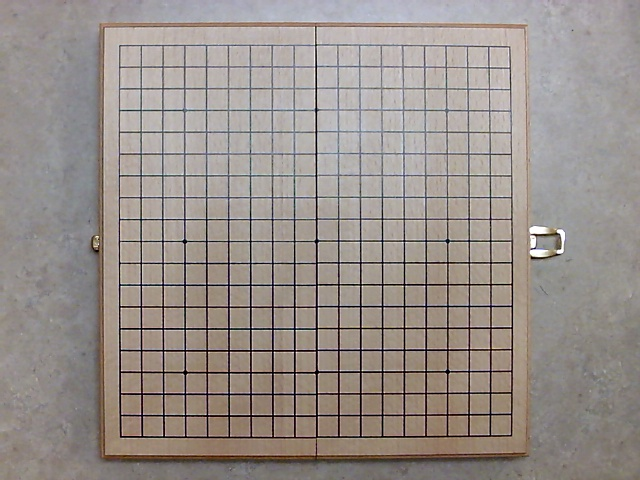
//> input picture GoImage/emptyboard.jpg, 640 x 480 px, given in place of the camera
$ ./GoImage   (built with g++ and OpenCV 4)
//> lines starting //> are read from the running program, lines starting //| are printed output that depends on the picture; after the words box and inside, x2 and y2 are one past the last pixel; in counts of white or black regions, pixels touching at a corner belong together
### GoImage/Tile.h
#pragma once

#ifndef TILE_H
#define TILE_H

class EnclosedArea;
enum class TileType
{
	Empty,
	WhiteStone,
	BlackStone,
	NorthWall,
	EastWall,
	SouthWall,
	WestWall
};

class Tile
{
public:
	Tile(int x, int y);
	~Tile();

	TileType getContents();
	void setContents(TileType newContents);

	int getX();
	int getY();

	EnclosedArea* getArea();
	void setArea(EnclosedArea* e);

	static TileType getOppositeColourStone(TileType stone);

private:
	TileType contents;
	const int xPos;
	const int yPos;
	EnclosedArea* myArea = nullptr;
};

#endif

### GoImage/EnclosedArea.h
#pragma once
#include "Tile.h"
#include<vector>
#include<queue>

#ifndef ENCLOSEDAREA_H
#define ENCLOSEDAREA_H

class EnclosedArea
{
public:
	EnclosedArea(TileType enclosedBy);
	~EnclosedArea();
	void assignToArea(Tile* t);
	static EnclosedArea* doFloodFill(Tile* t, TileType enclosedBy, std::vector<std::vector<Tile*>> tiles);
	int getNumTilesEnclosed();
	void setEncounteredWall(TileType wall);
	TileType getEnclosingType();
	std::vector<Tile*> getTilesEnclosed();
private:
	std::vector<Tile*> includedTiles = std::vector<Tile*>();
	std::vector<TileType> encounteredWalls = std::vector<TileType>();
	TileType enclosedBy; //Either a stone colour, or Empty.
	void removeTileFromArea(Tile* t);
};

#endif

### GoImage/GoBoard.h

#pragma once
#include<vector>
#include<iostream>
#include "EnclosedArea.h"

#ifndef GOBOARD_H
#define GOBOARD_H

struct scoreStruct
{
	int whiteScore;
	int blackScore;
	int whiteTotalArea;
	int blackTotalArea;
};

class GoBoard
{
public:
	GoBoard();
	~GoBoard();

	Tile* getTileAt(int x, int y);
	Tile** getTileNeighbours(int x, int y);

	void placeStone(TileType stone, int x, int y);

	void findEnclosedAreas();
	std::vector<EnclosedArea*> getAreas();

	scoreStruct calculateScores();
private:

	std::vector<std::vector<Tile*>> tiles;
	std::vector<EnclosedArea*> areas = std::vector<EnclosedArea*>();

	void findAreasEnclosedBy(TileType stone);
	void removeOutsideAreas();
	static bool isSuitableForFloodFill(Tile* t, TileType stone);
};

#endif

### GoImage/Tile.cpp
#include "Tile.h"

Tile::Tile(int x, int y)
	: xPos(x), yPos(y), contents(TileType::Empty)
{
}

Tile::~Tile()
{
}

TileType Tile::getContents()
{
	return contents;
}

void Tile::setContents(TileType newContents)
{
	contents = newContents;
}

// [35 lines left out: functions getX, getY, getArea, setArea, getOppositeColourStone, not called in this run]

### GoImage/GoBoard.cpp
#include "GoBoard.h"

GoBoard::GoBoard()
{
	tiles = std::vector<std::vector<Tile*>>();
	for (size_t i = 0; i < 21; i++)
	{
		std::vector<Tile*> rowVector = std::vector<Tile*>();
		for (size_t j = 0; j < 21; j++)
		{
			Tile* t = new Tile(static_cast<int>(i), static_cast<int>(j));
			if (i == 0)
			{
				t->setContents(TileType::WestWall);
			}
			else if (i == 20)
			{
				t->setContents(TileType::EastWall);
			}
			else if (j == 0)
			{
				t->setContents(TileType::NorthWall);
			}
			else if (j == 20)
			{
				t->setContents(TileType::SouthWall);
			}
			rowVector.push_back(t);
		}
		tiles.push_back(rowVector);
	}
}


GoBoard::~GoBoard()
{
}

Tile* GoBoard::getTileAt(int x, int y)
{
	if (x > 20 || y > 20)
	{
		return nullptr;
	}
	else
	{
		return tiles[x][y];

	}
}

// [39 lines left out: functions placeStone, getTileNeighbours, getAreas, not called in this run]

scoreStruct GoBoard::calculateScores()
{
	if (areas.size() == 0)
	{ //the areas have not yet been found
		findEnclosedAreas();
	}
	int whiteNum = 0;
	int blackNum = 0;
	int whiteArea = 0;
	int blackArea = 0;
	for (std::vector<Tile*> yVector : tiles)
	{
		for (Tile* tile : yVector)
		{
			TileType tc = tile->getContents();
			if (tc == TileType::WhiteStone)
			{
				whiteNum++;
			}
			else if (tc == TileType::BlackStone)
			{
				blackNum++;
			}
		}
	}
	for (EnclosedArea* a : areas)
	{
		if (a->getEnclosingType() == TileType::WhiteStone)
		{
			whiteArea += a->getNumTilesEnclosed();
		}
		if (a->getEnclosingType() == TileType::BlackStone)
		{
			blackArea += a->getNumTilesEnclosed();
		}
	}
	return { whiteNum + whiteArea, blackNum + blackArea, whiteArea, blackArea };
}

void GoBoard::findEnclosedAreas()
{
	findAreasEnclosedBy(TileType::WhiteStone);
	removeOutsideAreas();
	findAreasEnclosedBy(TileType::BlackStone);
}

void GoBoard::findAreasEnclosedBy(TileType stone)
{
	for (std::vector<Tile*> yVector : tiles)
	{
		for (Tile* tile : yVector)
		{
			if (tile->getContents() != stone)
			{
				continue;
			}
			Tile* north = getTileAt(tile->getX(), tile->getY() + 1);
			Tile* south = getTileAt(tile->getX(), tile->getY() - 1);
			Tile* east = getTileAt(tile->getX() + 1, tile->getY());
			Tile* west = getTileAt(tile->getX() - 1, tile->getY());
			if (isSuitableForFloodFill(north, stone))
			{
				EnclosedArea* newArea = EnclosedArea::doFloodFill(north, stone, tiles);
				if (newArea != nullptr)
				{
					areas.push_back(newArea);
				}
			}
			if (isSuitableForFloodFill(south, stone))
			{
				EnclosedArea* newArea = EnclosedArea::doFloodFill(south, stone, tiles);
				if (newArea != nullptr)
				{
					areas.push_back(newArea);
				}
			}
			if (isSuitableForFloodFill(east, stone))
			{
				EnclosedArea* newArea = EnclosedArea::doFloodFill(east, stone, tiles);
				if (newArea != nullptr)
				{
					areas.push_back(newArea);
				}
			}
			if (isSuitableForFloodFill(west, stone))
			{
				EnclosedArea* newArea = EnclosedArea::doFloodFill(west, stone, tiles);
				if (newArea != nullptr)
				{
					areas.push_back(newArea);
				}
			}
		}
	}
}

void GoBoard::removeOutsideAreas()
{
	std::vector<EnclosedArea*> ousideAreas = std::vector<EnclosedArea*>();
	for (EnclosedArea* e : areas)
	{
		if (e->getEnclosingType() == TileType::Empty)
		{
			ousideAreas.push_back(e);
		}
	}
	for (EnclosedArea* e : ousideAreas)
	{
		auto pos = std::find(areas.begin(), areas.end(), e);
		areas.erase(pos);
		delete e;
	}
}

// [5 lines left out: function isSuitableForFloodFill, not called in this run]

### GoImage/GoImage.cpp
#include <opencv2/opencv.hpp>
#include <opencv2/highgui.hpp>
#include <iostream>
#include <Windows.h>
#include <conio.h>

#include "GoBoard.h"
#include "Tile.h"

//#define USE_EXISTING_IMG
//#define SAVE_IMG
//#define DEBUG

using namespace cv;
using namespace std;

Mat frame;
vector<double> ip_x;
vector<double> ip_y;

//initialize board model
GoBoard board = GoBoard();

struct gridTile
{
	Point ip;
	TileType stone;
};

// dynamically detect the grid and draw it on the empty board
void detectGrid(Mat src, Mat dst)
{
	cvtColor(src, dst, CV_BGR2GRAY);
	Canny(dst, dst, 100, 200, 3);
	imshow("edge", dst);

	vector<Vec2f> lines;
	// detect lines
	HoughLines(dst, lines, 1, CV_PI / 180, 180, 0, 0);

	Point pt1, pt2;
	vector<double> p_x, p_y;
	// draw lines
	for (size_t i = 0; i < lines.size(); i++)
	{
		float rho = lines[i][0], theta = lines[i][1];
		if (theta == 0)
		{
			double a = cos(theta), b = sin(theta);
			double x0 = a*rho, y0 = b*rho;
			p_x.push_back(x0);
		}
		if (theta > CV_PI / 180 * 85 && theta < CV_PI / 180 * 95)
		{
			double a = cos(theta), b = sin(theta);
			double x0 = a*rho, y0 = b*rho;
			p_y.push_back(y0);
		}
	}

	sort(p_x.begin(), p_x.end());
	double previous_x = -15; // initial value, this will make sure the first line is registered
	for (int i = 0; i < p_x.size(); i++)
	{
		if ((p_x[i] - previous_x) > 10)
		{
			Point pt1, pt2;
			pt1.x = static_cast<int>(p_x[i]);
			pt1.y = 1000;
			pt2.x = static_cast<int>(p_x[i]);
			pt2.y = -1000;
			ip_x.push_back(p_x[i]);
		}
		previous_x = p_x[i];
	}

	while (ip_x.size() > 19)
	{
		if (abs(ip_x[0] - (src.cols / 2)) > abs(ip_x[ip_x.size() - 1] - (src.cols / 2)))
		{
			ip_x.erase(ip_x.begin());
		}
		else
		{
			ip_x.pop_back();
		}
	}
	for (int i = 0; i < ip_x.size(); i++)
	{
		Point pt1, pt2;
		pt1.x = static_cast<int>(ip_x[i]);
		pt1.y = 1000;
		pt2.x = static_cast<int>(ip_x[i]);
		pt2.y = -1000;
		line(frame, pt1, pt2, Scalar(0, 255, 0), 1, CV_AA);
	}

	sort(p_y.begin(), p_y.end());
	double previous_y = -15; // initial value, this will make sure the first line is registered
	for (int i = 0; i < p_y.size(); i++)
	{
		if ((p_y[i] - previous_y) > 10)
		{
			Point pt1, pt2;
			pt1.x = -1000;
			pt1.y = static_cast<int>(p_y[i]);
			pt2.x = 1000;
			pt2.y = static_cast<int>(p_y[i]);
			ip_y.push_back(p_y[i]);
		}
		previous_y = p_y[i];
	}

	while (ip_y.size() > 19)
	{
		if (abs(ip_y[0] - (src.rows / 2)) > abs(ip_y[ip_y.size() - 1] - (src.rows / 2)))
		{
			ip_y.erase(ip_y.begin());
		}
		else
		{
			ip_y.pop_back();
		}
	}
	for (int i = 0; i < ip_y.size(); i++)
	{
		Point pt1, pt2;
		pt1.x = -1000;
		pt1.y = static_cast<int>(ip_y[i]);
		pt2.x = 1000;
		pt2.y = static_cast<int>(ip_y[i]);
		line(frame, pt1, pt2, Scalar(0, 255, 0), 1, CV_AA);
	}
}

//detect stones and popultate gridTile vector
void detectStones(Mat fgMaskMOG2, Mat finishedFrame)
{
	// adaptive thresholding on the final board to remove lighting effect for white stone detection
	// can't use this to detect black stones because thresholded black stones have white circles caused by illumination on them
	Mat bFinishedFrame = finishedFrame.clone();
	cvtColor(bFinishedFrame, bFinishedFrame, CV_BGR2GRAY);
	adaptiveThreshold(bFinishedFrame, bFinishedFrame, 255, CV_ADAPTIVE_THRESH_GAUSSIAN_C, CV_THRESH_BINARY, 11, 12);
	imshow("thresholded image", bFinishedFrame);

	for (int i = 0; i < ip_x.size(); i++)
	{
		for (int j = 0; j < ip_y.size(); j++)
		{
			int xBoundLeft = static_cast<int>(ip_x[i] - 3);
			int xBoundRight = static_cast<int>(ip_x[i] + 3);
			int yBoundUp = static_cast<int>(ip_y[j] - 3);
			int yBoundDown = static_cast<int>(ip_y[j] + 3);
			int mean = 0;
			for (int x = xBoundLeft; x < xBoundRight; x++)
			{
				for (int y = yBoundUp; y < yBoundDown; y++)
				{
					if (y < 0 || y > fgMaskMOG2.rows || x < 0 || x > fgMaskMOG2.cols)
					{
						continue;
					}
					mean += fgMaskMOG2.at<uchar>(y, x);
				}
			}
			mean /= 49;

#ifdef DEBUG
			cout << "the gray mean at x = " << i << ", y = " << j << "is " << mean << endl;
#endif // DEBUG

			if (mean > 25)
			{
				int blueMean = 0;
				int greenMean = 0;
				int redMean = 0;
				for (int x = xBoundLeft - 5; x < xBoundRight + 5; x++)
				{
					for (int y = yBoundUp - 5; y < yBoundDown + 5; y++)
					{
						if (y < 0 || y > fgMaskMOG2.rows || x < 0 || x > fgMaskMOG2.cols)
						{
							continue;
						}
						Vec3b intensity = finishedFrame.at<Vec3b>(y, x);
						blueMean += intensity.val[0];
						greenMean += intensity.val[1];
						redMean += intensity.val[2];
					}
				}
				blueMean /= 289;
				greenMean /= 289;
				redMean /= 289;

#ifdef DEBUG
				cout << "the BGR mean at x = " << i << ", y = " << j << "is " << blueMean << "," << greenMean << "," << redMean << endl;
#endif // DEBUG

				if (blueMean < 100 && greenMean < 100 && redMean < 100)
				{
					board.placeStone(TileType::BlackStone, i + 1, j + 1);
				}
				else /* if (blueMean > 100 && greenMean > 100 && redMean > 100 && (redMean - (blueMean+greenMean)/2 < 10))*/
				{
					int blackPixels = 0;
					for (int x = xBoundLeft; x < xBoundRight; x++)
					{
						for (int y = yBoundUp; y < yBoundDown; y++)
						{
							if (y < 0 || y > bFinishedFrame.rows || x < 0 || x > bFinishedFrame.cols)
							{
								continue;
							}
							uchar c = bFinishedFrame.at<uchar>(y, x);
							// since it's a binary image, the threshold will either be 0 or 255
							if (c < 100)
							{
								blackPixels++;
							}
						}
					}

#ifdef DEBUG
					cout << "the black pixels at x = " << i << ", y = " << j << "is " << blackPixels << endl;
#endif // DEBUG

					if (blackPixels <= 5)
					{
						board.placeStone(TileType::WhiteStone, i + 1, j + 1);
					}
				}
			}
		}
	}
}

int main()
{
	Mat bgframe;

#ifndef USE_EXISTING_IMG
	VideoCapture cap;
	if (!cap.open(0)) return 0;
#endif // !USE_EXISTING_IMG

	for (;;)
	{
		ip_x.clear();
		ip_y.clear();

#ifndef USE_EXISTING_IMG
		cap >> bgframe;
//> bgframe is the input picture: 480 rows x 640 cols, CV_8UC3; mean B, G, R 139.5, 144.3, 152.4
		if (bgframe.empty()) break; // end of video stream
#endif // !USE_EXISTING_IMG

#ifdef USE_EXISTING_IMG
		bgframe = imread("emptyboard5.jpg");
#endif // USE_EXISTING_IMG

		frame = bgframe.clone();

#ifdef SAVE_IMG
		imwrite("emptyboard.bmp", frame);
#endif // SAVE_IMG

		Mat src = frame.clone();
		Mat dst;

		//display crosshair for placement assistance
		line(frame, Point(frame.cols / 2 + 20, frame.rows / 2), Point(frame.cols / 2 - 20, frame.rows / 2), Scalar(0, 0, 255));
//> frame: 480 rows x 640 cols, CV_8UC3; 41 pixels changed, all inside (x1, y1, x2, y2) = (300, 240, 341, 241)
		line(frame, Point(frame.cols / 2, frame.rows / 2 + 20), Point(frame.cols / 2, frame.rows / 2 - 20), Scalar(0, 0, 255));
//> frame: 480 rows x 640 cols, CV_8UC3; mean B, G, R 139.4, 144.2, 152.5

		detectGrid(src, dst);
//> in detectGrid, `cvtColor(src, dst, CV_BGR2GRAY);`:
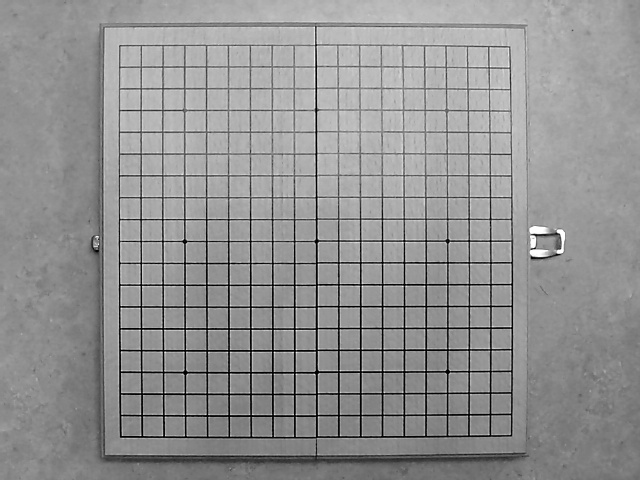
//> dst: 480 rows x 640 cols, CV_8UC1; min 0, max 255, mean 146.1
//> in detectGrid, `Canny(dst, dst, 100, 200, 3);`:
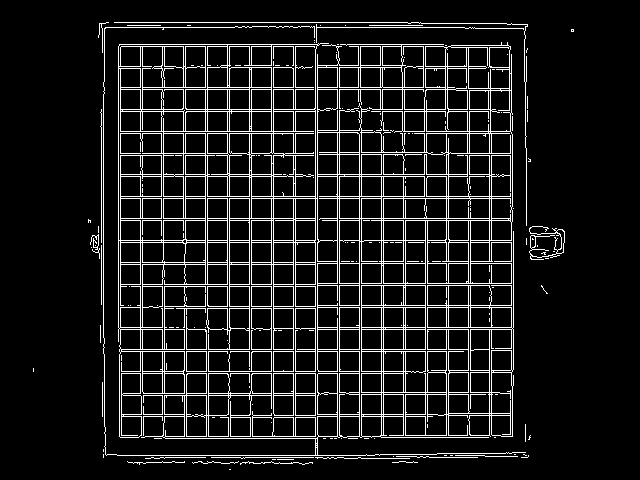
//> dst: 480 rows x 640 cols, CV_8UC1; 9.9% white in thin lines or dots, all inside (x1, y1, x2, y2) = (33, 22, 574, 470)
//> in detectGrid, `HoughLines(dst, lines, 1, CV_PI / 180, 180, 0, 0);`: lines = 90 lines (rho, theta), first 12: [315, 0], [317, 0], [295, 0], [196, 1.57], [198, 1.57], [218, 1.57], [240, 1.57], [293, 0], [273, 0], [220, 1.57], [339, 0], [337, 0]
//> the loop in detectGrid, `for (size_t i = 0; i < lines.size(); i++)` made 90 passes
//> (rho, theta, a, b, x0, y0) on passes 1 to 12: (315, 0, 1, 0, 315, 0), (317, 0, 1, 0, 317, 0), (295, 0, 1, 0, 295, 0), (196, 1.57, -4.37e-08, 1, -8.57e-06, 196), (198, 1.57, -4.37e-08, 1, -8.65e-06, 198), (218, 1.57, -4.37e-08, 1, -9.53e-06, 218), (240, 1.57, -4.37e-08, 1, -1.05e-05, 240), (293, 0, 1, 0, 293, 0), (273, 0, 1, 0, 273, 0), (220, 1.57, -4.37e-08, 1, -9.62e-06, 220), (339, 0, 1, 0, 339, 0), (337, 0, 1, 0, 337, 0)
//> in detectGrid, `sort(p_x.begin(), p_x.end());`: p_x = 38 values from 101 to 511
//> the loop in detectGrid, `for (int i = 0; i < p_x.size(); i++)` made 38 passes
//> previous_x on passes 1 to 12: 101, 103, 118, 120, 140, 142, 164, 183, 185, 205, 207, 227
//> the loop in detectGrid, `while (ip_x.size() > 19)` made 1 pass
//> the loop in detectGrid, `for (int i = 0; i < ip_x.size(); i++)` made 19 passes
//> after the loop in detectGrid, `for (int i = 0; i < ip_x.size(); i++)`:
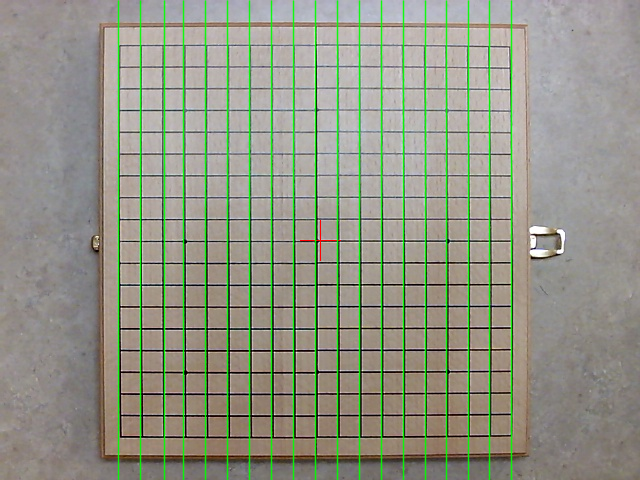
//> frame: 480 rows x 640 cols, CV_8UC3; mean B, G, R 134.4, 149.3, 147
//> in detectGrid, `sort(p_y.begin(), p_y.end());`: p_y = 48 values from 22 to 460.9
//> the loop in detectGrid, `for (int i = 0; i < p_y.size(); i++)` made 48 passes
//> previous_y on passes 1 to 12: 22, 27, 44, 46, 67, 87, 89, 109, 111, 131, 133, 136
//> the loop in detectGrid, `while (ip_y.size() > 19)` made 2 passes
//> the loop in detectGrid, `for (int i = 0; i < ip_y.size(); i++)` made 19 passes
//> after the loop in detectGrid, `for (int i = 0; i < ip_y.size(); i++)`:
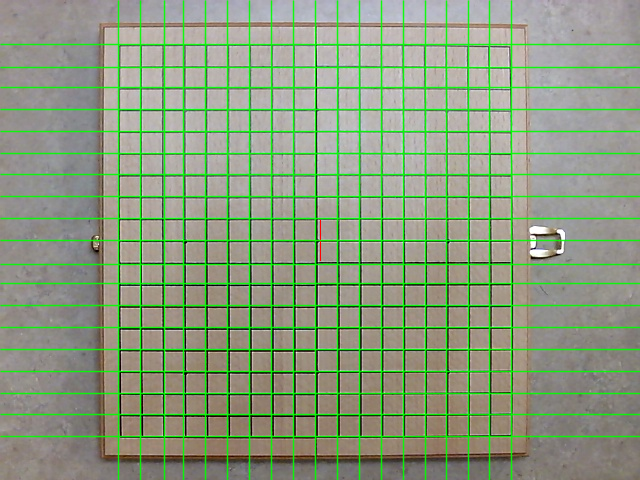
//> frame: 480 rows x 640 cols, CV_8UC3; 11.88% of pixels changed, all inside (x1, y1, x2, y2) = (0, 43, 640, 438)

		imshow("Detecting Grid", frame);
		if (waitKey(10) == 27) break; // stop capturing by pressing ESC
//> the Esc key is pressed
	}

	if (ip_x.size() != 19 || ip_y.size() != 19)
	{
		cout << "Error detecting grid, please try again, the program will terminate shortly" << endl;
		destroyAllWindows();
		// wait for 3 seconds, then exit
		Sleep(3000);
		return 0;
	}

	Mat finishedFrame;

#ifndef USE_EXISTING_IMG
	for (;;)
	{
		cap >> finishedFrame;
		if (finishedFrame.empty()) break; // end of video stream

		Mat temp = finishedFrame.clone();
		addWeighted(temp, 0.5, bgframe, 0.5, 0, temp);
		imshow("Final Board", temp);
		if (waitKey(10) == 27) break; // stop capturing by pressing ESC
//> the Esc key is pressed
	}
#endif // !USE_EXISTING_IMG

#ifdef USE_EXISTING_IMG
	finishedFrame = imread("stones3.jpg");
#endif // USE_EXISTING_IMG

#ifdef SAVE_IMG
	imwrite("stones.bmp", finishedFrame);
#endif // SAVE_IMG

	Mat frame1, frame2; //current frame
	Mat fgMaskMOG2; //fg mask fg mask generated by MOG method
	Ptr<BackgroundSubtractor> pMOG2; //MOG2 Background subtractor

	pMOG2 = createBackgroundSubtractorMOG2();

	frame1 = bgframe.clone();
	cvtColor(frame1, frame1, CV_BGR2GRAY);
	GaussianBlur(frame1, frame1, Size(5, 5), 0, 0);
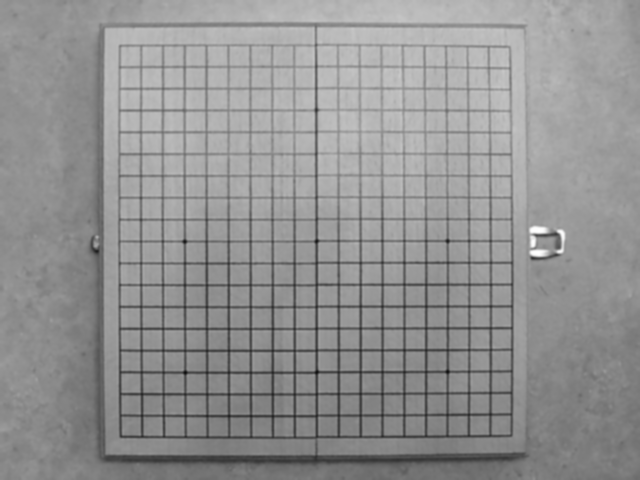
//> frame1: 480 rows x 640 cols, CV_8UC1; min 12, max 255, mean 146.1

#ifdef DEBUG
	imshow("Empty Board Gray", frame1);
#endif // DEBUG
	imshow("Empty Board", bgframe);

	frame2 = finishedFrame.clone();
	cvtColor(frame2, frame2, CV_BGR2GRAY);
	GaussianBlur(frame2, frame2, Size(5, 5), 0, 0);

#ifdef DEBUG
	imshow("Final Board Gray", frame2);
#endif // DEBUG
	imshow("Final Board", finishedFrame);

	//update the background model
	pMOG2->apply(frame1, fgMaskMOG2);
//> fgMaskMOG2: 480 rows x 640 cols, CV_8UC1; every value is 127
	//update the background model
	pMOG2->apply(frame2, fgMaskMOG2);
//> fgMaskMOG2: 480 rows x 640 cols, CV_8UC1; every value is 0

	medianBlur(fgMaskMOG2, fgMaskMOG2, 5);

	Mat displayMask = fgMaskMOG2.clone();

#ifdef DEBUG
	cout << ip_x.size() << " ," << ip_y.size() << endl;
#endif // DEBUG

	for (int i = 0; i < 19; i++)
	{
		Point pt1, pt2;
		pt1.x = static_cast<int>(ip_x[i]);
		pt1.y = 1000;
		pt2.x = static_cast<int>(ip_x[i]);
		pt2.y = -1000;
		line(displayMask, pt1, pt2, Scalar(0, 255, 0), 1, CV_AA);
		pt1.x = -1000;
		pt1.y = static_cast<int>(ip_y[i]);
		pt2.x = 1000;
		pt2.y = static_cast<int>(ip_y[i]);
		line(displayMask, pt1, pt2, Scalar(0, 255, 0), 1, CV_AA);
	}

	imshow("FG Mask MOG2", displayMask);

	detectStones(fgMaskMOG2, finishedFrame);
//> in detectStones, `adaptiveThreshold(bFinishedFrame, bFinishedFrame, 255, CV_ADAPTIVE_THR..`:
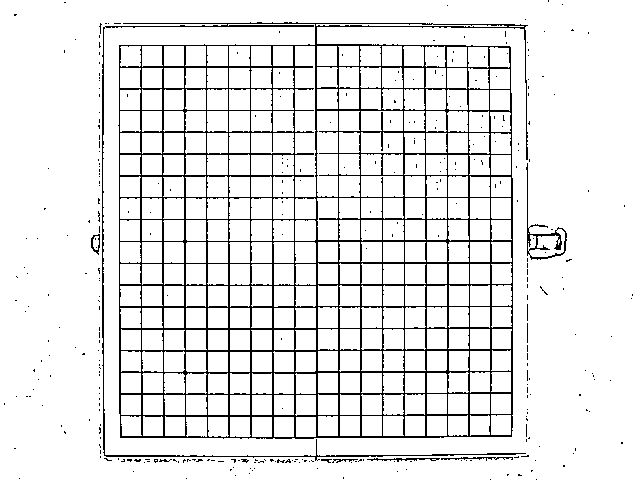
//> bFinishedFrame: 480 rows x 640 cols, CV_8UC1; 91.1% white; black in thin lines or dots
//> the loop in detectStones, `for (int i = 0; i < ip_x.size(); i++)` made 19 passes

	//Display detected stones
	Mat displayFrame = bgframe.clone();

	// draw the grid
	for (int i = 0; i < 19; i++)
	{
		Point pt1, pt2;
		pt1.x = static_cast<int>(ip_x[i]);
		pt1.y = 1000;
		pt2.x = static_cast<int>(ip_x[i]);
		pt2.y = -1000;
		line(displayFrame, pt1, pt2, Scalar(0, 255, 0), 1, CV_AA);
		pt1.x = -1000;
		pt1.y = static_cast<int>(ip_y[i]);
		pt2.x = 1000;
		pt2.y = static_cast<int>(ip_y[i]);
		line(displayFrame, pt1, pt2, Scalar(0, 255, 0), 1, CV_AA);
	}
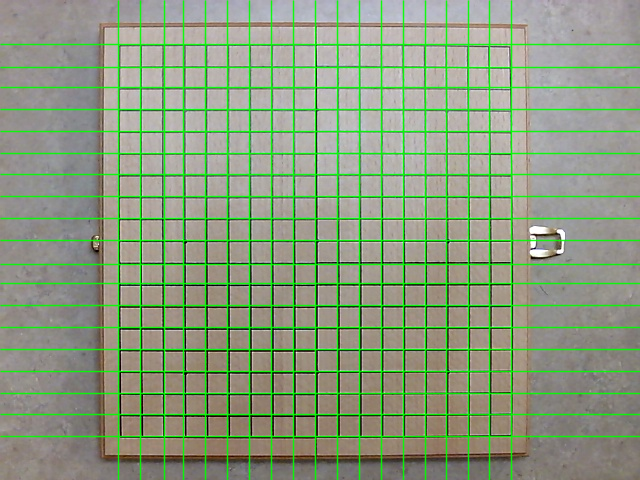
//> displayFrame: 480 rows x 640 cols, CV_8UC3; 19.72% of pixels changed, all inside (x1, y1, x2, y2) = (0, 0, 640, 480)

	// draw stones
	for (int i = 0; i < 19; i++)
	{
		for (int j = 0; j < 19; j++)
		{
			TileType stone = board.getTileAt(i + 1, j + 1)->getContents();
			if (stone == TileType::WhiteStone || stone == TileType::BlackStone)
			{
				Scalar colour = Scalar(0, 0, 0);
				if (stone == TileType::WhiteStone)
				{
					colour = Scalar(255, 255, 255);
				}
				circle(displayFrame, Point(static_cast<int>(ip_x[i]), static_cast<int>(ip_y[j])), 10, colour, -1);
			}

		}
	}
	imshow("Detected stones", displayFrame);

	auto scores = board.calculateScores();
	cout << "Black scored " << scores.blackScore << " points and enclosed " << scores.blackTotalArea << " tiles.\n";
	cout << "White scored " << scores.whiteScore << " points and enclosed " << scores.whiteTotalArea << " tiles.\n";
	if (scores.blackScore > scores.whiteScore)
	{
		cout << "Black wins!\n";
	}
	else if (scores.blackScore < scores.whiteScore)
	{
		cout << "White wins!\n";
	}
	else
	{
		cout << "There was a tie!\n";
	}

	// wait for esc to exit the program
	while (waitKey(10) != 27) {};
//> the Esc key is pressed
	return 0;
}
